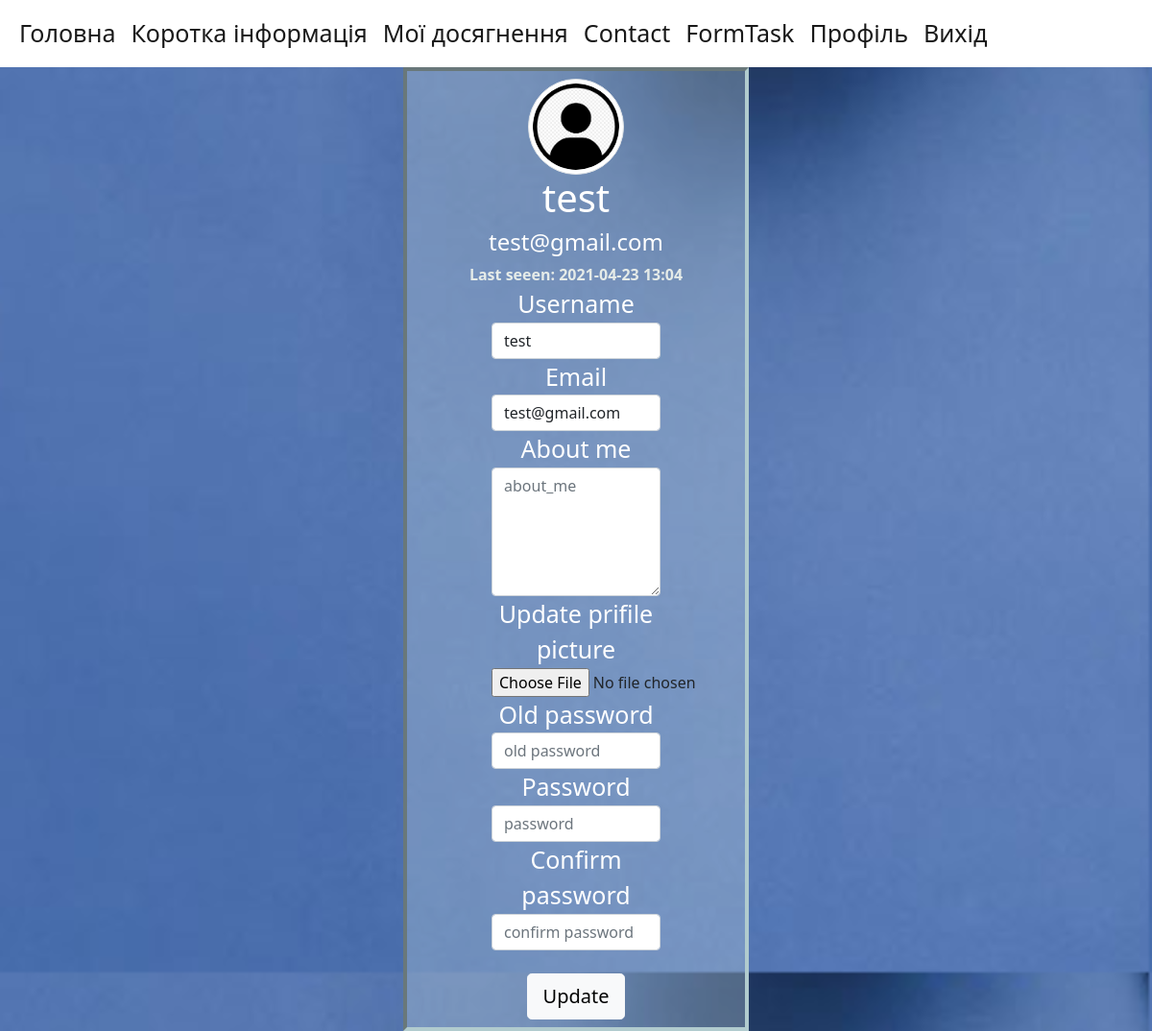
The page /auth/account (signed in) on the database as committed earlier.
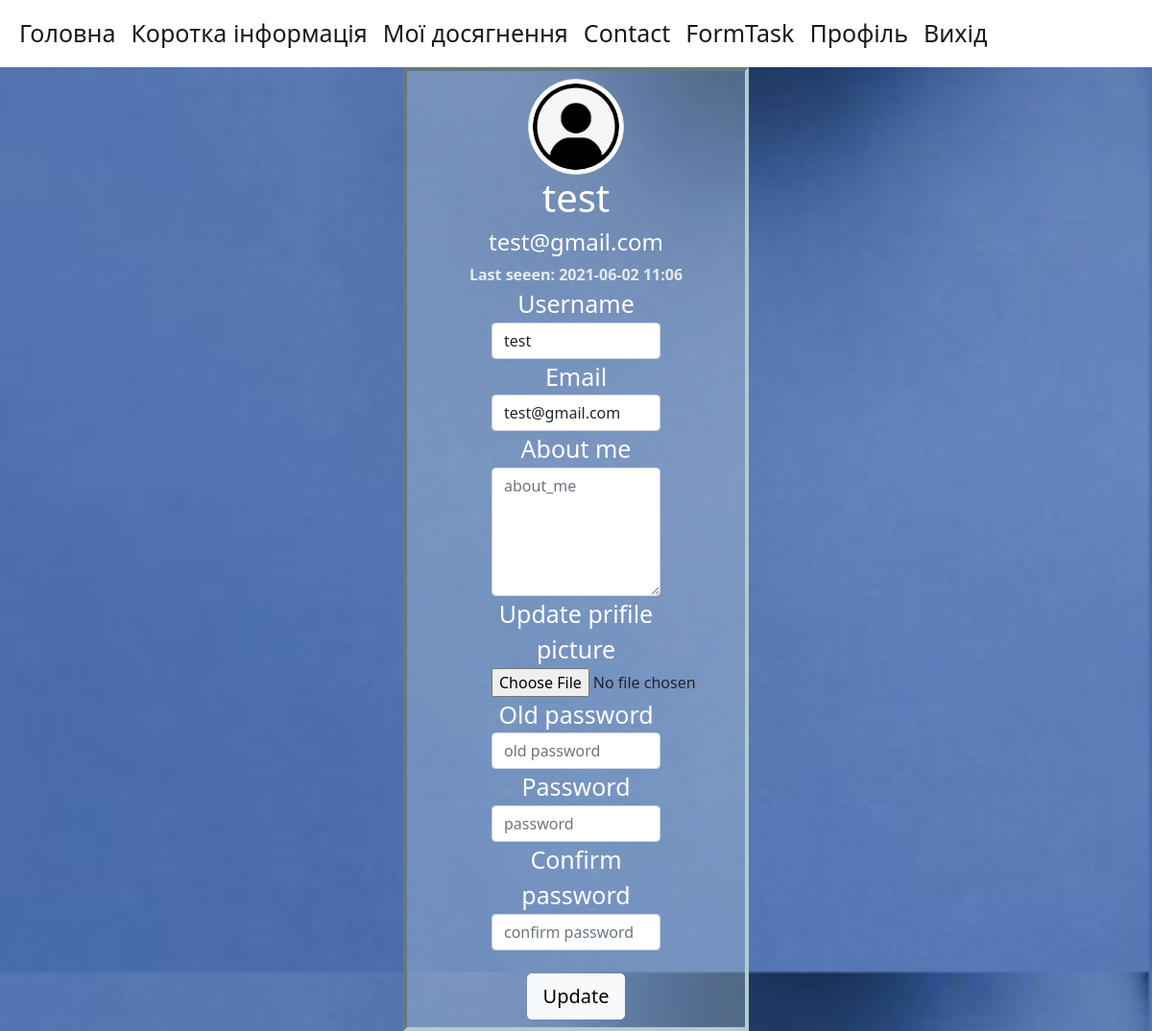
The same page on the database as committed later.
### app/profile/models.py (models this page shows, shortened)
class User(db.Model, UserMixin):
    id = db.Column(db.Integer, primary_key=True)
    username = db.Column(db.String(30), unique=True, nullable=False)
    email = db.Column(db.String(120), unique=True, nullable=False)
    about_me = db.Column(db.String(400),  nullable=True)
    last_seen = db.Column(db.DateTime, default=datetime.now())
    password = db.Column(db.String(60), nullable=False)
    image_file = db.Column(db.String(20), nullable=False, server_default='default.jpg')
    admin = db.Column(db.Boolean, default=False)

### app/profile/view.py (the view)
@user_bp.route("/account", methods=['GET', 'POST'])
@login_required
def account():
    form = UpdateAccountForm()
    user_img = url_for('static', filename = 'profile_pics/'+current_user.image_file)
    if form.validate_on_submit():
        if form.picture.data:
            picture_file = save_picture(form.picture.data)
            current_user.image_file = picture_file
        current_user.username = form.username.data
        current_user.email = form.email.data
        current_user.about_me = form.about_me.data
        if form.password.data:
            if current_user.veryfy_password(form.old_password.data):
                current_user.password = bcrypt.generate_password_hash(form.password.data).decode('utf-8')
            else:
                flash('Incorrect old password!', 'danger')
                return redirect(url_for('user_bp_in.account'))
        try:
            db.session.commit()
            flash('User seccessfully updated', 'info')
            return redirect(url_for('user_bp_in.account'))
        except:
            db.session.rollback()
            flash('Error while update user!', 'danger')
            return redirect(url_for('user_bp_in.account'))
    elif request.method == 'GET':
        form.username.data = current_user.username
        form.email.data = current_user.email
        form.about_me.data = current_user.about_me
    return render_template('account.html', title='Account', user_img=user_img, form=form)

### app/profile/view.py (called while the page is built)
@login_manager.user_loader
def user_loader(user_id):
    return User.query.get(int(user_id))

@user_bp.after_request
def after_request(response):
    if current_user:
        current_user.last_seen = datetime.now()
        try:
            db.session.commit()
        except:
            flash('Error while update user last seen!', 'danger')
    return response

### app/profile/templates/profile/account.html (shortened to what this page needs)
{% extends "base.html" %}
{%block content%}
{%from "_render_field.html" import render_field%}
<div align="center">
    <div class="text-center card-box" style="background-color:rgba(197, 217, 226, 0.3);border: 4px inset rgb(177, 203, 206); width:30%">
         <div class="member-card pt-2 pb-2">
            <div class="thumb-lg member-thumb mx-auto">
                 <img src="{{user_img}}" class="rounded-circle img-thumbnail" style="wigth:100px; height:100px;" alt="profile-image">
                 <h1 align="center" class="account_user">{{current_user.username}}</h1>
                 <h4 align="center" class="account_user">{{current_user.email}}</h4>
                 <div class="last_seen">Last seeen: {{ current_user.last_seen.strftime('%Y-%m-%d %H:%m') }}</div>
                 <div align="center">
                     <form method="POST" action="{{ url_for('user_bp_in.account') }}" enctype="multipart/form-data">
                         {{ render_field(form.username, class="form-control", placeholder="username") }}
                         {{ render_field(form.email, class="form-control", placeholder="email") }}
                         {{ render_field(form.about_me, class="form-control", placeholder="about_me") }}
                         {{ render_field(form.picture) }}
                         {{ render_field(form.old_password, required=False, class="form-control", placeholder="old password") }}
                         {{ render_field(form.password, required=False, class="form-control", placeholder="password") }}
                         {{ render_field(form.confirm_password, required=False,  class="form-control", placeholder="confirm password") }}<br>
                         {{ form.submit(class="btn btn-light btn-lg") }}
                     </form>
                </div>
            </div>
         </div>
    </div>
</div>
{% endblock %}

### app/templates/_render_field.html (shortened to what this page needs)
{% macro render_field(field)%}
<fieldset class="form-field" style="width:50%;">
  <div class="form_label">{{ field.label }}</div>
      {{ field(**kwargs) | safe }}
</fieldset>
{% endmacro %}

Rows that differ between the two databases and show on the page:
changed User "test": last_seen "2021-04-23 13:04" → "2021-06-02 11:06"
